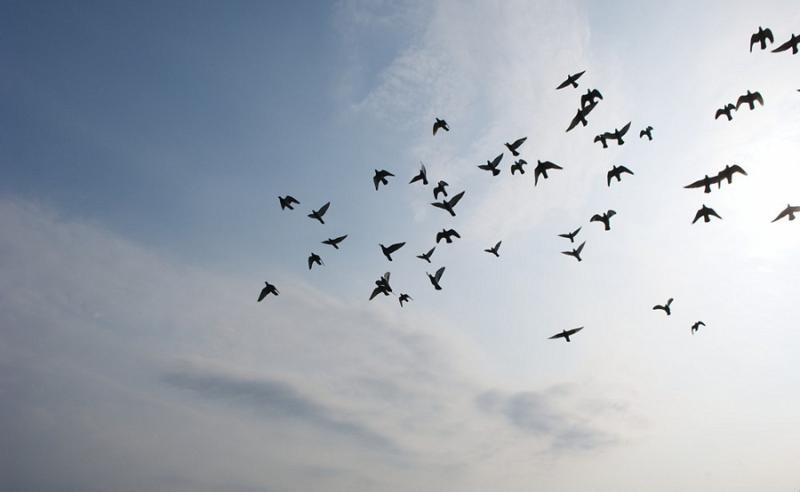
#> input picture data/birds.jpg, 800 x 492 px, found by its file name
$ python main.py   (older library calls are emulated)
#> lines starting #> are read from the running program, lines starting #| are printed output that depends on the picture; after the words box and inside, x2 and y2 are one past the last pixel; in counts of white or black regions, pixels touching at a corner belong together
import cv2
import sys
from matplotlib import pyplot as plt
import numpy as np

# Load input file
input_file = 'data/' + 'birds.jpg'
img = cv2.imread(input_file, cv2.IMREAD_GRAYSCALE)
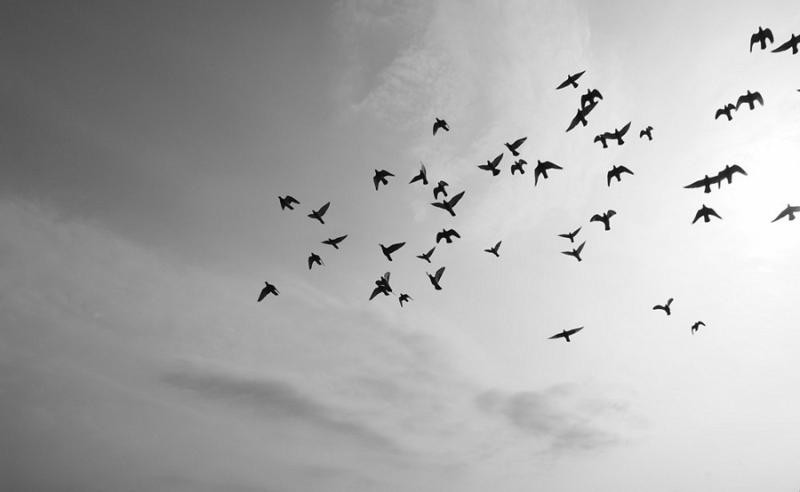
#> img: shape (492, 800); min 0, max 255, mean 172.7

# Check for success
if img is None:
    print('Failed to open', input_file)
    sys.exit()

# Calculate the histogram
hist = cv2.calcHist([img], [0], None, [256], [0, 256])
#> hist = 256 values, max 4879 at index 254, min 17 at index 0, mean 1537.5
hist = hist.reshape(256)

# Plot histogram
plt.bar(np.linspace(0,255,256), hist)
plt.title('Histogram')
plt.ylabel('Frequency')
plt.xlabel('Grey Level')
#plt.show()

#=====================================================================

# Threshold manually using For Loop - Thres Values taken - 60, 100, 140
# Thresholding at T=140 gave best result with some loss of detail

for i in range(60,150,40):
    _, output = cv2.threshold(img, i, 255, cv2.THRESH_BINARY)
    output_file_name = 'data/' + 'birds_thresh_' + str(i) + '.jpg'
    cv2.imwrite(output_file_name, output)
    print(output_file_name)
#> this loop made 3 passes
#> pass 1, `_, output = cv2.threshold(img, i, 255, cv2.THRESH_BINARY)`:
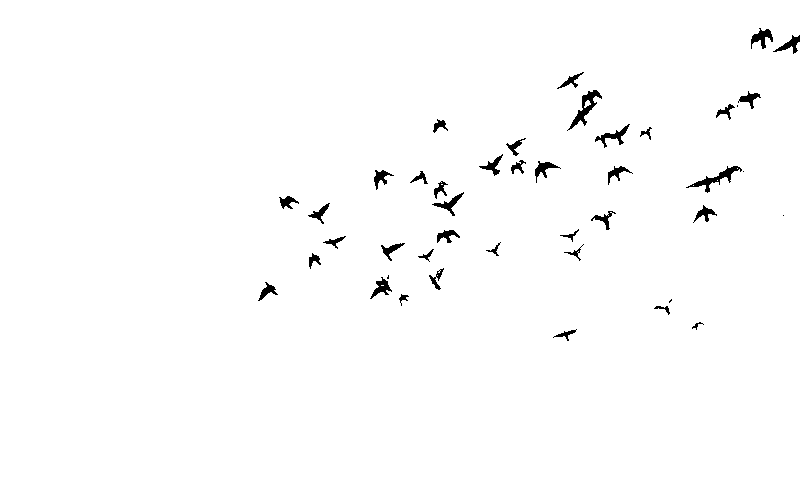
#> output: shape (492, 800); 98.7% white; 43 black regions (5 under 20 px), largest, box (x1, y1, x2, y2) and area: (567, 90, 602, 131) 372, (686, 166, 742, 193) 344, (595, 124, 630, 148) 226

#=====================================================================

# Subtracting Gaussian blurred image from original image
# Subtracting gaussian smoothed image at sd = 18 from original image gave the best result

for i in range(6,20,6):
    # Gaussian Smoothing with sigma values as 6, 12, 18
    img = cv2.imread('data/' + 'birds.jpg', cv2.IMREAD_GRAYSCALE)
    gauss = cv2.GaussianBlur(img, (0,0), i)
    output_file_name = 'data/' + 'birds_gaussian_sd' + str(i) + '.jpg'
    cv2.imwrite(output_file_name, gauss)
    print(output_file_name)

    # Convert images to int (so we can do signed maths)
    gauss = cv2.cvtColor(gauss, cv2.IMREAD_GRAYSCALE).astype(np.int)
#> gauss: shape (492, 800, 4) int64
    img = cv2.cvtColor(img, cv2.IMREAD_GRAYSCALE).astype(np.int)
#> img: shape (492, 800, 4) int64

    # Find the difference of the gaussian and the original image to see what has changed.
    output = abs(img - gauss).astype(np.uint8)
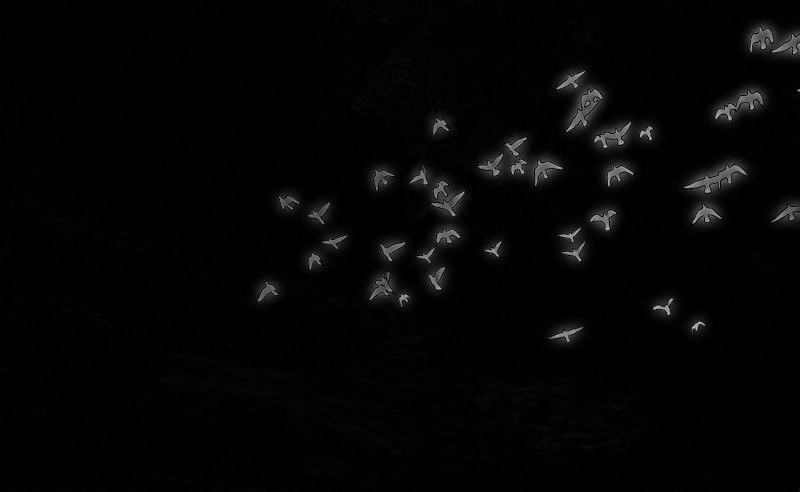
#> output: shape (492, 800, 4); mean of channels 0, 1, 2, 3 4.4, 4.4, 4.4, 0; drawn as B, G, R
    output_file_name = 'data/' + 'birds_diff_orig_gaussian_sd' + str(i) + '.jpg'
    cv2.imwrite(output_file_name, output)
    print(output_file_name)

#=====================================================================

#Generate histogram of image - obtained by subtracting gaussian smoothed image at sd = 18 from original image

img = cv2.imread('data/' + 'birds_diff_orig_gaussian_sd18.jpg', cv2.IMREAD_GRAYSCALE)
#> img: shape (492, 800); min 0, max 217, mean 6.7

# Calculate the histogram
hist = cv2.calcHist([img], [0], None, [256], [0, 256])
#> hist = 256 values, max 100507 at index 1, min 0 at index 210, mean 1537.5
hist = hist.reshape(256)

# Plot histogram
plt.bar(np.linspace(0,255,256), hist)
plt.title('Histogram')
plt.ylabel('Frequency')
plt.xlabel('Grey Level')
#plt.show()

#Thresholding image obtained by subtracting gaussian smoothed image at sd = 18 from original image
T, output = cv2.threshold(img, 0, 255, cv2.THRESH_OTSU)
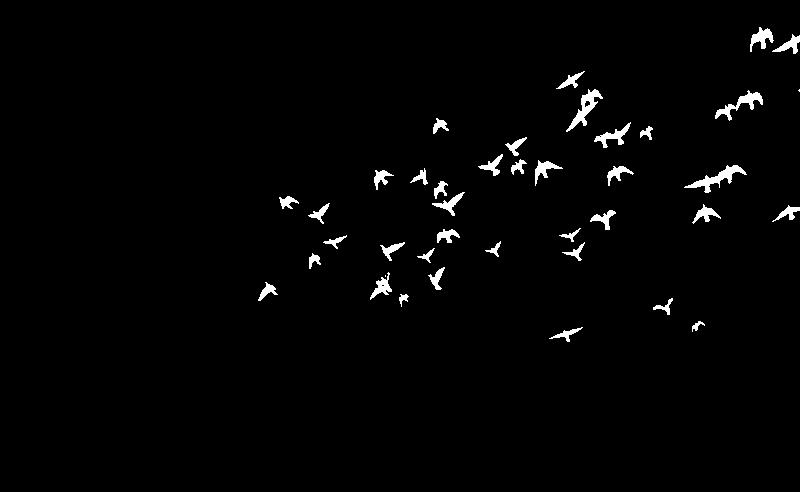
#> output: shape (492, 800); 1.7% white; 40 white regions (2 under 20 px), largest, box (x1, y1, x2, y2) and area: (684, 165, 747, 193) 491, (566, 89, 603, 132) 455, (715, 90, 763, 121) 408
#> T = 74
output_file_name = 'data/' + 'birds_diff_orig_gaussian_sd18_thres_otsu.jpg' # We will use this file for object labelling
print("Threshold value found by Otsu's method:", T) #Thres Value obtained - 73
#| Threshold value found by Otsu's method: 74.0
cv2.imwrite(output_file_name, output)
print(output_file_name)

#=====================================================================

struc_elem = cv2.getStructuringElement(cv2.MORPH_ELLIPSE, (3,3))
#> struc_elem = [[0, 1, 0], [1, 1, 1], [0, 1, 0]]

# Erode (a number of times) and then Dilate (a number of times)
for i in range(2):
    output = cv2.erode(output, struc_elem)
for i in range(2):
    output = cv2.dilate(output, struc_elem)

output_file_name = 'data/' + 'birds_diff_orig_gaussian_sd18_thres_otsu_opening.jpg'
cv2.imwrite(output_file_name, output)
print(output_file_name)

#=====================================================================

#Image labelling Algorithm
#Input Image =  binary thresholded image obtained by subtracting gaussian smoothed image at sd = 18 from original image

img = cv2.imread('data/' + 'birds_diff_orig_gaussian_sd18_thres_otsu.jpg', cv2.IMREAD_GRAYSCALE)
#> img: shape (492, 800); min 0, max 255, mean 4.3
_, img = cv2.threshold(img, 0, 255, cv2.THRESH_OTSU)
#print(img.shape)

assigned_label = [1] #Initializing label list

#1st iteration to input image
#Assign new pixel label to all the non white/black pixels
for r in range(img.shape[0]):
    for c in range(img.shape[1]):

        if img[r, c] == 0:
            #print('=====Black Pixel=====')
            continue

        if img[r, c] == 255:
            #print('=====White Pixel=====')

            #Create Neighbour Pixel List
            NW_pixel = img[abs(r-1), abs(c-1)]
            N_pixel = img[abs(r-1), c]
            NE_pixel = img[abs(r-1), c+1] if c != (img.shape[1]-1) else img[r, c]
            E_pixel = img[r, c+1] if c != (img.shape[1]-1) else img[r, c]
            SE_pixel = img[r+1, c+1] if (r != (img.shape[0]-1) and c != (img.shape[1]-1)) else img[r, c]
            S_pixel = img[r+1, c] if r != (img.shape[0]-1) else img[r, c]
            SW_pixel = img[r+1, abs(c-1)] if r != (img.shape[0]-1) else img[r, c]
            W_pixel = img[r, abs(c-1)]

            neighbour_pixels_list = [NW_pixel, N_pixel, NE_pixel, E_pixel, SE_pixel, S_pixel, SW_pixel, W_pixel]
            neighbour_pixels_list = [x for x in neighbour_pixels_list if (x not in (0,255))] #Removing white or black pixels from neighbour pixel list
            #print('Neighbour Pixel List', neighbour_pixels_list) #List of non white/black neighbour pixels

            #Assign new Pixel Label if all neighburhood pixels are white or black
            if len(neighbour_pixels_list) == 0:
                img[r, c] = assigned_label[-1]
                #print(f'assigned new label - {assigned_label[-1]} to {r}, {c}')
                assigned_label.append(assigned_label[-1] + 1)

            #Otherwise Assign minimum label from Neighbour's Pixel list
            else:
                img[r, c] = min(neighbour_pixels_list)
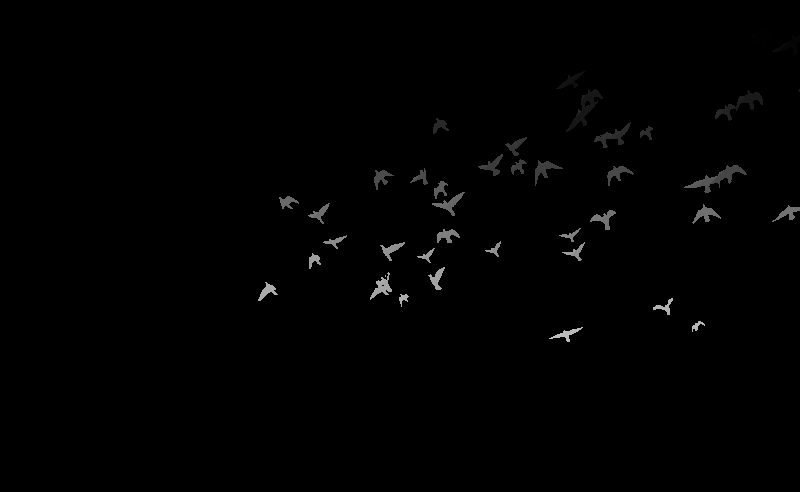
#> img: shape (492, 800); 1.7% of pixels changed, all inside (x1, y1, x2, y2) = (258, 27, 800, 342)
#> after the loop, assigned_label = 195 values from 1 to 195
                #print(f'assigned min neighbourhood label - {min(neighbour_pixels_list)} to {r}, {c}')

assigned_label.pop() #Removing last unassigned label
#print('Assigned_label:', assigned_label)
print('Completed 1st Pass - Assigned Labels to All White Pixels')
#cv2.imshow('Birds_Gray_labelled_1', img) #Display Grayscale Labelled Image
#cv2.imwrite('Birds_Gray_labelled_1.jpg', img) #Write Grayscale Labelled Image in a file


#2nd iteration to correct each pixel's labels based on their neighbours
#Change the pixels based on the min label value of their neighbour pixels
#Iterate this process multiple times to get final result
print('Starting 2nd Pass - Re-labelling equivalent labels on Birds')
birds_count_list = [] #initializing birds_count_list
for i in range(1,51):
    for r in range(img.shape[0]):
        for c in range(img.shape[1]):

            if img[r, c] not in (0,255):
                #print(f'Pixel Colour - {img[r, c]}')
                NW_pixel = img[abs(r-1), abs(c-1)]
                N_pixel = img[abs(r-1), c]
                NE_pixel = img[abs(r-1), c+1] if c != (img.shape[1]-1) else img[r, c]
                E_pixel = img[r, c+1] if c != (img.shape[1]-1) else img[r, c]
                SE_pixel = img[r+1, c+1] if (r != (img.shape[0]-1) and c != (img.shape[1]-1)) else img[r, c]
                S_pixel = img[r+1, c] if r != (img.shape[0]-1) else img[r, c]
                SW_pixel = img[r+1, abs(c-1)] if r != (img.shape[0]-1) else img[r, c]
                W_pixel = img[r, abs(c-1)]
                neighbour_pixels_list = [NW_pixel, N_pixel, NE_pixel, E_pixel, SE_pixel, S_pixel, SW_pixel, W_pixel]

                #Removing white or black pixels from neighbour pixel list
                neighbour_pixels_list = [x for x in neighbour_pixels_list if (x not in (0,255))]
                #print('Neighbour Pixel List', neighbour_pixels_list)

                if len(neighbour_pixels_list) != 0:
                    img[r, c] = min(neighbour_pixels_list)
                    #print(f'assigned min neighbourhood label - {min(neighbour_pixels_list)} to {r}, {c}')


    #Count of Birds
    assigned_label_list = []
    for r in range(img.shape[0]):
            for c in range(img.shape[1]):
                assigned_label_list.append(img[r, c])

    assigned_label_list = [x for x in assigned_label_list if x != 0] #Removing black background pixels
    assigned_label_list = list(set(assigned_label_list)) #Removing duplicates from list
    #print('Assigned Label List:', assigned_label_list) #Print assigned_label_list

    birds_count = len(set(assigned_label_list)) - 1 #Reducing Pixel Intensity 0 that corresponds to black pixels
    birds_count_list.append(birds_count)
    print(f'Count of Birds after iteration {i}:', birds_count)

    # Break from the loop if the count of birds is not decreasing
    if len(birds_count_list) >= 2 and birds_count_list[-1] == birds_count_list[-2]:
        print(f'Final count of Birds:', birds_count)
        break
#> img: shape (492, 800); 0.51% of pixels changed, all inside (x1, y1, x2, y2) = (279, 28, 800, 342)
#> after the loop, birds_count_list = [138, 112, 96, 81, 73, 61, 56, 50, 47, 42, 40, 39, 39]


#cv2.imshow('Birds_Gray_labelled', img) #Display Grayscale Labelled Image
cv2.imwrite('data/' + 'Birds_Gray_labelled.jpg', img) #Save Grayscale Labelled Image

#=====================================================================

# Labelling the original image using the gray_labelled_image
orig_img = cv2.imread('data/' + 'birds.jpg')
#> orig_img is the input picture: shape (492, 800, 3); mean B, G, R 183.7, 173.8, 166.5

keys = assigned_label_list
#> keys = 40 values, max 184 at index 23, min 1 at index 0, mean 99.95
values = [(238,116,116),(119,97,208),(64,19,243),(31,105,233),(22,6,85),(116,16,119),(119,16,71),(16,119,99),(208,102,57),(208,182,57),(202,246,135),(5,245,181),(46,74,3),(0,0,255),(149, 0, 255),(255, 166, 0),(0,51,25),(255,0,0),(255,255,123),(204,0,0),(25,0,51),(96,96,96),(153,255,153),(204,255,255),(102,102,0),(51,153,255),(0,153,153),(255,204,204),(229,255,204),(255,153,204),(255,204,153),(102,0,51),(145,145,19),(19,141,145),(120,19,145),(117,189,62),(90,63,114),(188,17,85),(33,74,9),(12,2,145),(204,204,0),(0,0,102),(102,204,0),(204,0,204),(255,255,0),(25,51,0),(51,0,25),(0,51,51),(255,0,127),(64,64,64)]
colour_dictionary = dict(zip(keys, values))
#> colour_dictionary = 40 items
#print(colour_dictionary)

for i in assigned_label_list:
    for r in range(img.shape[0]):
        for c in range(img.shape[1]):
            if img[r,c] == i:
                orig_img[r,c] =  colour_dictionary[i]
#> this loop made 40 passes
#> i on passes 2 to 13: 5, 134, 141, 142, 15, 143, 23, 151, 25, 26, 157, 161
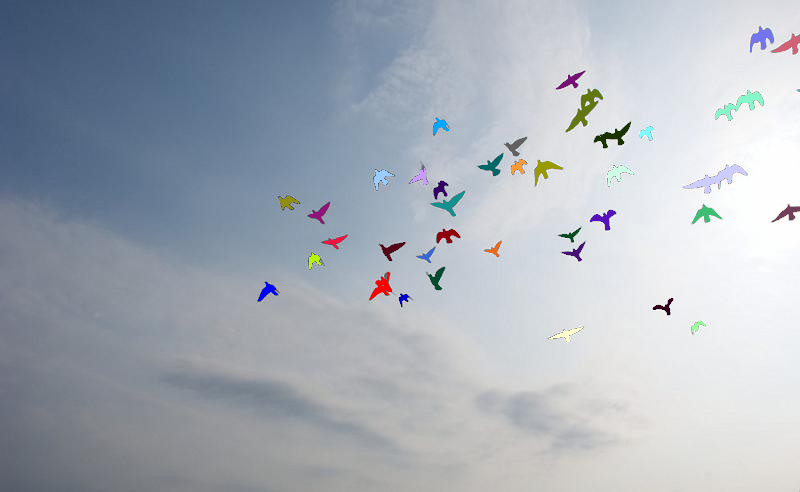
#> orig_img: shape (492, 800, 3); 1.7% of pixels changed, all inside (x1, y1, x2, y2) = (258, 27, 800, 342)


#Save original labelled image
output_file_name = 'data/' + 'Birds_Colour_labelled.jpg'
cv2.imwrite(output_file_name, orig_img)
print('Output File: ', output_file_name)
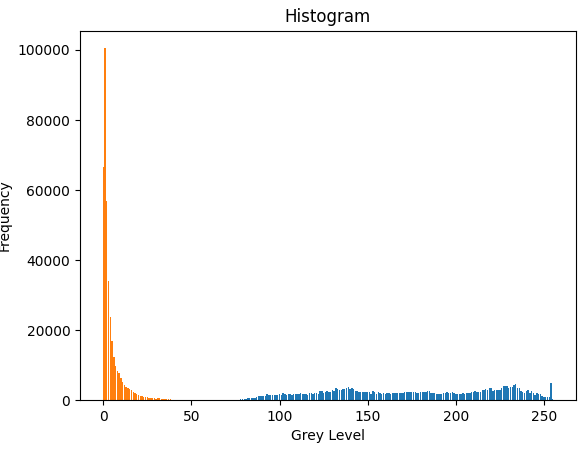
#> figure drawn by matplotlib, 1 panel; tallest bar 4879 high, from x = 253.6 to 254.4; tallest bar 100507 high, from x = 0.6 to 1.4
